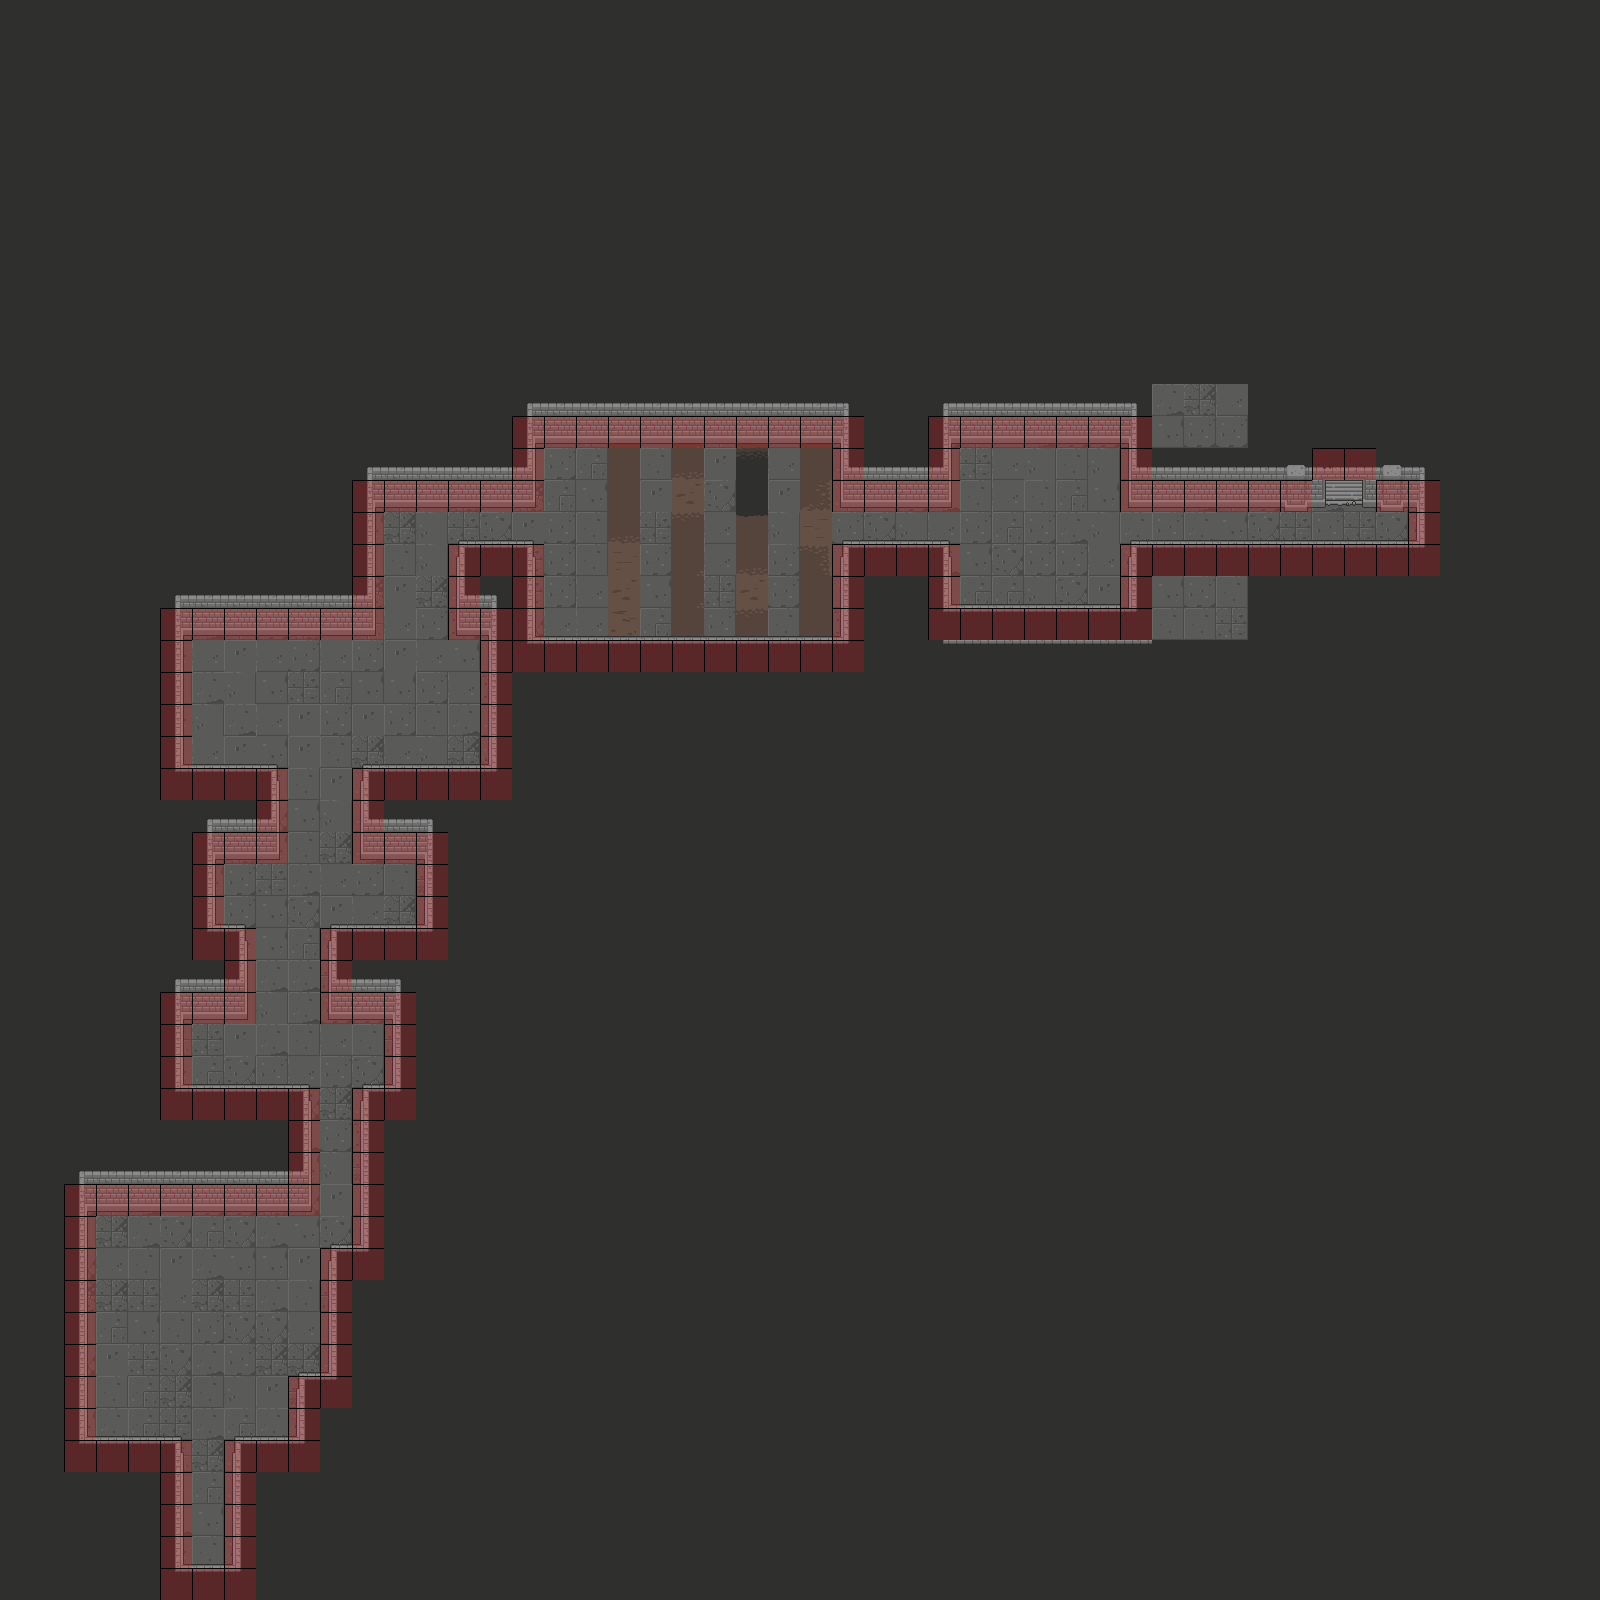

A level layout from a 2D game, rendered from its tile map. Below: a short description, then the map file with tile-grid data replaced by summaries:
An orthogonal 50x50 tile map with 32x32 px tiles, 5 tile layers (Floor, doorOpen, door, Wal, ...), 2 tilesets and 72 objects (43x 0, 8x 1, 7x 3, 6x 5, 5x 4, ...).

<map version="1.5" tiledversion="1.7.0" orientation="orthogonal" renderorder="right-down" width="50" height="50" tilewidth="32" tileheight="32" infinite="0" nextlayerid="12" nextobjectid="102">
 <tileset firstgid="1" source="GamemapObject.tsx" />
 <tileset firstgid="321" source="meta_tiles.tsx" />
 <layer id="1" name="Floor" width="50" height="50">
  <data>[2500 cells, 2500 non-empty, 29 distinct tile ids]</data>
 </layer>
 <layer id="2" name="doorOpen" width="50" height="50">
  <data>[2500 cells, 2 non-empty, 2 distinct tile ids]</data>
 </layer>
 <layer id="3" name="door" width="50" height="50">
  <data>[2500 cells, 2 non-empty, 2 distinct tile ids]</data>
 </layer>
 <layer id="4" name="Wal" width="50" height="50">
  <data>[2500 cells, 313 non-empty, 34 distinct tile ids]</data>
 </layer>
 <layer id="5" name="meta" width="50" height="50">
  <data>[2500 cells, 196 non-empty, 1 distinct tile ids]</data>
 </layer>
 <objectgroup id="6" name="minions">
  <object id="14" name="spider_1" type="0" x="112" y="1424" />
  <object id="15" name="spider_2" type="0" x="304" y="1360" />
  <object id="16" name="spider_3" type="0" x="112" y="1296" />
  <object id="27" name="spider_6" type="0" x="464" y="752" />
  <object id="28" name="spider_7" type="0" x="208" y="752" />
  <object id="29" name="spider_8" type="0" x="208" y="656" />
  <object id="30" name="spider_9" type="0" x="464" y="656" />
  <object id="59" name="shadow_1" type="1" x="656" y="464" />
  <object id="63" name="shadow_2" type="1" x="720" y="592" />
  <object id="87" name="spider_10" type="0" x="400" y="912" />
  <object id="88" name="spider_11" type="0" x="208" y="1072" />
  <object id="94" name="boss" type="2" x="1072" y="528" />
 </objectgroup>
 <objectgroup id="7" name="Iteam">
  <object id="18" name="saveGame_0" type="4" x="208" y="1520" />
  <object id="13" name="saveGame_1" type="4" x="336" y="1168" />
  <object id="19" name="saveGame_2" type="4" x="464" y="528" />
  <object id="20" name="saveGame_3" type="4" x="880" y="528" />
  <object id="66" name="key" type="2" x="848" y="528" />
  <object id="75" name="wal_1" type="5" x="272" y="1008" />
  <object id="76" name="wal_2" type="5" x="336" y="848" />
  <object id="77" name="wal_3" type="5" x="400" y="624" />
  <object id="78" name="wal_4" type="5" x="432" y="624" />
  <object id="79" name="battery_1" type="1" x="336" y="1200" />
  <object id="80" name="battery_2" type="1" x="336" y="784" />
  <object id="81" name="battery_3" type="1" x="528" y="528" />
  <object id="89" name="wal_5" type="5" x="304" y="848" />
  <object id="90" name="wal_6" type="5" x="304" y="1008" />
  <object id="97" name="randomitem_2" type="3" x="272" y="656" />
  <object id="100" name="randomitem_2" type="3" x="432" y="528" />
  <object id="101" name="randomitem_1" type="3" x="272" y="1232" />
 </objectgroup>
 <objectgroup id="8" name="meet">
  <object id="68" name="son" type="1" x="1360" y="528" />
  <object id="69" name="player" type="0" x="1328" y="528" />
 </objectgroup>
 <objectgroup id="9" name="Player">
  <object id="95" name="SpawnPoint" x="208" y="1552" />
 </objectgroup>
 <objectgroup id="10" name="Trap">
  <object id="1" name="thorn_0" type="0" x="272" y="1392" />
  <object id="2" name="thorn_1" type="0" x="240" y="1392" />
  <object id="3" name="thorn_2" type="0" x="208" y="1392" />
  <object id="4" name="thorn_3" type="0" x="176" y="1392" />
  <object id="5" name="thorn_4" type="0" x="176" y="1328" />
  <object id="6" name="thorn_5" type="0" x="144" y="1328" />
  <object id="7" name="thorn_6" type="0" x="208" y="1328" />
  <object id="8" name="thorn_7" type="0" x="240" y="1328" />
  <object id="9" name="thorn_8" type="0" x="272" y="1264" />
  <object id="10" name="thorn_9" type="0" x="240" y="1264" />
  <object id="11" name="thorn_10" type="0" x="208" y="1264" />
  <object id="12" name="thorn_11" type="0" x="176" y="1264" />
  <object id="31" name="thorn_12" type="0" x="272" y="1072" />
  <object id="32" name="thorn_13" type="0" x="336" y="1040" />
  <object id="33" name="thorn_14" type="0" x="336" y="912" />
  <object id="34" name="thorn_15" type="0" x="272" y="880" />
  <object id="35" name="thorn_16" type="0" x="400" y="688" />
  <object id="36" name="thorn_17" type="0" x="272" y="752" />
  <object id="37" name="thorn_18" type="0" x="304" y="656" />
  <object id="38" name="thorn_19" type="0" x="336" y="656" />
  <object id="39" name="thorn_20" type="0" x="240" y="688" />
  <object id="40" name="thorn_21" type="0" x="400" y="720" />
  <object id="41" name="thorn_22" type="0" x="336" y="720" />
  <object id="46" name="rock_1" type="3" x="624" y="464" />
  <object id="47" name="rock_2" type="3" x="688" y="624" />
  <object id="48" name="rock_3" type="3" x="752" y="464" />
  <object id="49" name="rock_4" type="3" x="816" y="624" />
  <object id="50" name="thorn_23" type="0" x="656" y="496" />
  <object id="51" name="thorn_24" type="0" x="656" y="592" />
  <object id="52" name="thorn_25" type="0" x="720" y="528" />
  <object id="53" name="thorn_26" type="0" x="720" y="560" />
  <object id="54" name="thorn_27" type="0" x="784" y="464" />
  <object id="56" name="thorn_28" type="0" x="784" y="624" />
  <object id="64" name="plant_1" type="1" x="816" y="528" />
  <object id="65" name="plant_2" type="1" x="624" y="528" />
  <object id="67" name="trap_checkboss" type="4" x="944" y="528">
   <properties>
    <property name="taget" type="int" value="0" />
   </properties>
  </object>
  <object id="70" name="thorn_29" type="0" x="112" y="1392" />
  <object id="72" name="thorn_30" type="0" x="112" y="1360" />
  <object id="73" name="thorn_31" type="0" x="304" y="1328" />
  <object id="74" name="thorn_32" type="0" x="304" y="1296" />
 </objectgroup>
</map>
